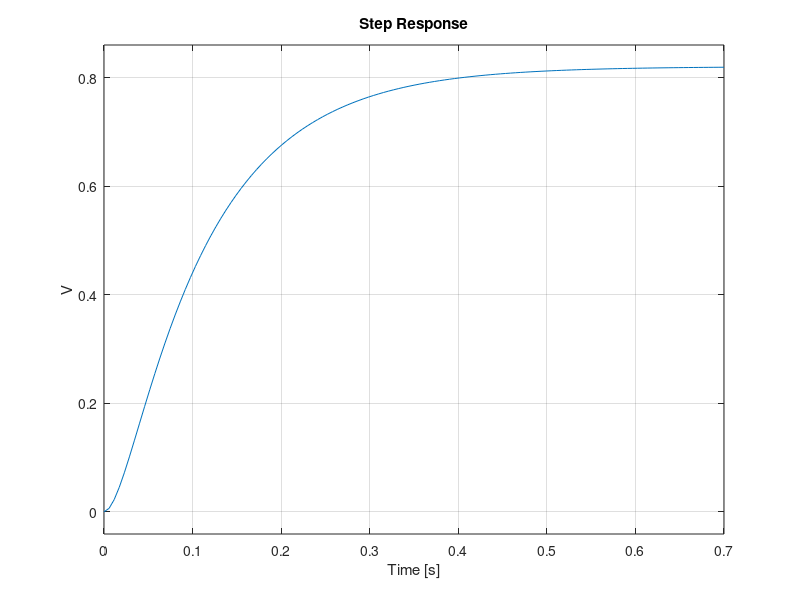
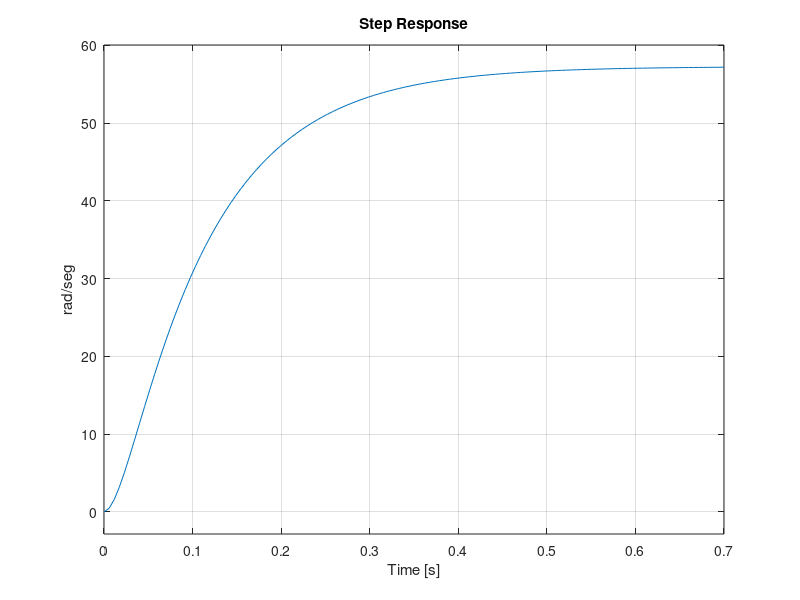
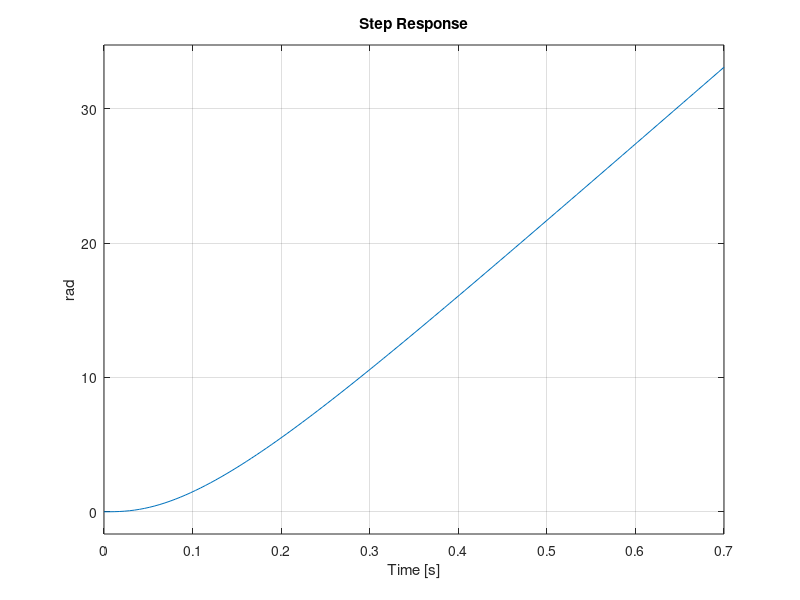
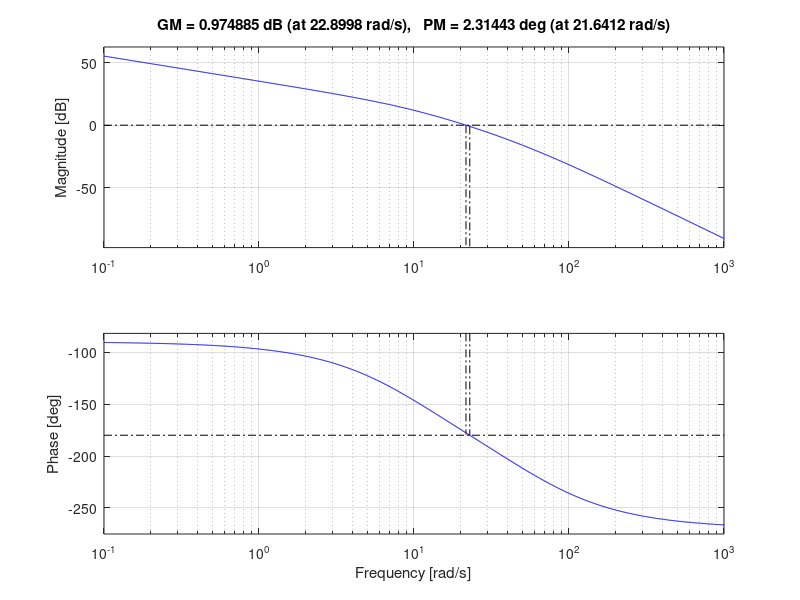

MATLAB code for these plots, in order:
clc
close all
clear 

num=430.3;
den=[1 64.09 524.4];
sensor=(1.5/1000)*(1/(2*pi/60));
h=tf(num,den);
step(h)
ylabel('V');


h=tf(num,den)/sensor;
figure
step(h)
ylabel('rad/seg');

h_pos=h*tf(1,[1 0])
figure
step(h_pos)
ylabel('rad');

figure
margin(h_pos)

h_pos_re=feedback(h_pos,1);
figure
step(h_pos_re)

sensor_pos=39*(2*pi/360); %1/(39*(2*pi/360));
h_pos_sen=h_pos*sensor_pos;
figure
step(h_pos_sen)
ylabel('V');

figure
margin(h_pos_sen)

h_pos_re=feedback(h_pos_sen,1);
figure
step(h_pos_re)


